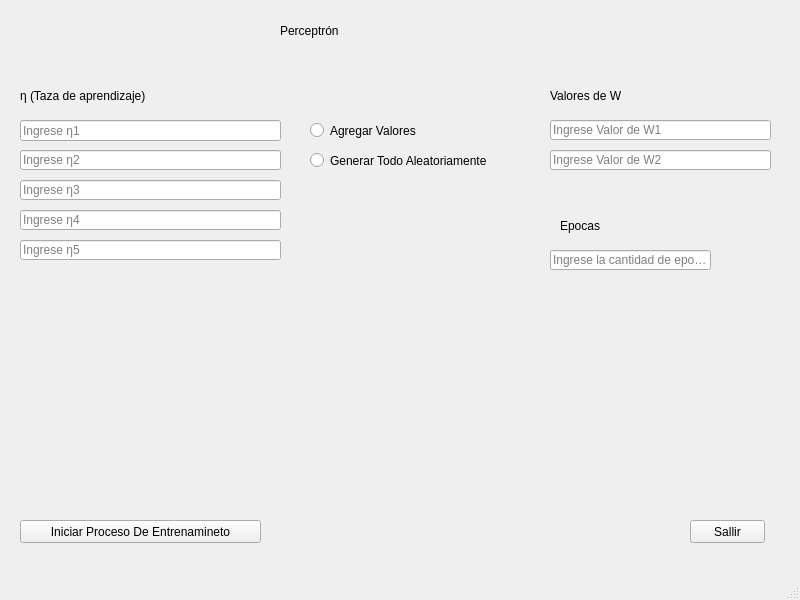
<?xml version="1.0" encoding="UTF-8"?>
<ui version="4.0">
 <class>MainWindow</class>
 <widget class="QMainWindow" name="MainWindow">
  <property name="geometry">
   <rect>
    <x>0</x>
    <y>0</y>
    <width>800</width>
    <height>600</height>
   </rect>
  </property>
  <property name="cursor">
   <cursorShape>PointingHandCursor</cursorShape>
  </property>
  <property name="windowTitle">
   <string>MainWindow</string>
  </property>
  <widget class="QWidget" name="centralwidget">
   <widget class="QLabel" name="label">
    <property name="geometry">
     <rect>
      <x>280</x>
      <y>0</y>
      <width>241</width>
      <height>61</height>
     </rect>
    </property>
    <property name="styleSheet">
     <string notr="true">font: 36pt &quot;MS Shell Dlg 2&quot;;</string>
    </property>
    <property name="text">
     <string>Perceptrón</string>
    </property>
   </widget>
   <widget class="QLabel" name="lblTazaAprendizaje">
    <property name="geometry">
     <rect>
      <x>20</x>
      <y>70</y>
      <width>261</width>
      <height>51</height>
     </rect>
    </property>
    <property name="styleSheet">
     <string notr="true">font: 18pt &quot;MS Shell Dlg 2&quot;;</string>
    </property>
    <property name="text">
     <string>η (Taza de aprendizaje)</string>
    </property>
   </widget>
   <widget class="QLineEdit" name="n1">
    <property name="geometry">
     <rect>
      <x>20</x>
      <y>120</y>
      <width>261</width>
      <height>21</height>
     </rect>
    </property>
    <property name="styleSheet">
     <string notr="true">font: 10pt &quot;MS Shell Dlg 2&quot;;</string>
    </property>
    <property name="placeholderText">
     <string>Ingrese η1</string>
    </property>
   </widget>
   <widget class="QLineEdit" name="n2">
    <property name="geometry">
     <rect>
      <x>20</x>
      <y>150</y>
      <width>261</width>
      <height>20</height>
     </rect>
    </property>
    <property name="styleSheet">
     <string notr="true">font: 10pt &quot;MS Shell Dlg 2&quot;;</string>
    </property>
    <property name="placeholderText">
     <string>Ingrese η2</string>
    </property>
   </widget>
   <widget class="QLineEdit" name="n3">
    <property name="geometry">
     <rect>
      <x>20</x>
      <y>180</y>
      <width>261</width>
      <height>20</height>
     </rect>
    </property>
    <property name="styleSheet">
     <string notr="true">font: 10pt &quot;MS Shell Dlg 2&quot;;</string>
    </property>
    <property name="placeholderText">
     <string>Ingrese η3</string>
    </property>
   </widget>
   <widget class="QLineEdit" name="n4">
    <property name="geometry">
     <rect>
      <x>20</x>
      <y>210</y>
      <width>261</width>
      <height>20</height>
     </rect>
    </property>
    <property name="styleSheet">
     <string notr="true">font: 10pt &quot;MS Shell Dlg 2&quot;;</string>
    </property>
    <property name="placeholderText">
     <string>Ingrese η4</string>
    </property>
   </widget>
   <widget class="QLineEdit" name="n5">
    <property name="geometry">
     <rect>
      <x>20</x>
      <y>240</y>
      <width>261</width>
      <height>20</height>
     </rect>
    </property>
    <property name="styleSheet">
     <string notr="true">font: 10pt &quot;MS Shell Dlg 2&quot;;</string>
    </property>
    <property name="placeholderText">
     <string>Ingrese η5</string>
    </property>
   </widget>
   <widget class="QLabel" name="lblValoresW">
    <property name="geometry">
     <rect>
      <x>550</x>
      <y>70</y>
      <width>151</width>
      <height>51</height>
     </rect>
    </property>
    <property name="styleSheet">
     <string notr="true">font: 18pt &quot;MS Shell Dlg 2&quot;;
font: 18pt &quot;MS Shell Dlg 2&quot;;</string>
    </property>
    <property name="text">
     <string>Valores de W</string>
    </property>
   </widget>
   <widget class="QLineEdit" name="w1">
    <property name="geometry">
     <rect>
      <x>550</x>
      <y>120</y>
      <width>221</width>
      <height>20</height>
     </rect>
    </property>
    <property name="styleSheet">
     <string notr="true">font: 10pt &quot;MS Shell Dlg 2&quot;;</string>
    </property>
    <property name="placeholderText">
     <string>Ingrese Valor de W1</string>
    </property>
   </widget>
   <widget class="QLineEdit" name="w2">
    <property name="geometry">
     <rect>
      <x>550</x>
      <y>150</y>
      <width>221</width>
      <height>20</height>
     </rect>
    </property>
    <property name="styleSheet">
     <string notr="true">font: 10pt &quot;MS Shell Dlg 2&quot;;</string>
    </property>
    <property name="placeholderText">
     <string>Ingrese Valor de W2</string>
    </property>
   </widget>
   <widget class="QRadioButton" name="aleatorioT">
    <property name="geometry">
     <rect>
      <x>310</x>
      <y>150</y>
      <width>231</width>
      <height>21</height>
     </rect>
    </property>
    <property name="styleSheet">
     <string notr="true">font: 11pt &quot;MS Shell Dlg 2&quot;;</string>
    </property>
    <property name="text">
     <string>Generar Todo Aleatoriamente</string>
    </property>
   </widget>
   <widget class="QRadioButton" name="definirValores">
    <property name="geometry">
     <rect>
      <x>310</x>
      <y>120</y>
      <width>161</width>
      <height>21</height>
     </rect>
    </property>
    <property name="styleSheet">
     <string notr="true">font: 11pt &quot;MS Shell Dlg 2&quot;;</string>
    </property>
    <property name="text">
     <string>Agregar Valores</string>
    </property>
   </widget>
   <widget class="QPushButton" name="btnIniciarProceso">
    <property name="geometry">
     <rect>
      <x>20</x>
      <y>520</y>
      <width>241</width>
      <height>23</height>
     </rect>
    </property>
    <property name="cursor">
     <cursorShape>PointingHandCursor</cursorShape>
    </property>
    <property name="text">
     <string>Iniciar Proceso De Entrenamineto</string>
    </property>
   </widget>
   <widget class="QPushButton" name="btnSalir">
    <property name="geometry">
     <rect>
      <x>690</x>
      <y>520</y>
      <width>75</width>
      <height>23</height>
     </rect>
    </property>
    <property name="text">
     <string>Sallir</string>
    </property>
   </widget>
   <widget class="QLabel" name="lbOpcion">
    <property name="geometry">
     <rect>
      <x>30</x>
      <y>320</y>
      <width>741</width>
      <height>101</height>
     </rect>
    </property>
    <property name="styleSheet">
     <string notr="true">font: 8pt &quot;Consolas&quot;;
font: 28pt &quot;MS Shell Dlg 2&quot;;</string>
    </property>
    <property name="text">
     <string/>
    </property>
   </widget>
   <widget class="QLabel" name="lblEpocas">
    <property name="geometry">
     <rect>
      <x>560</x>
      <y>210</y>
      <width>81</width>
      <height>31</height>
     </rect>
    </property>
    <property name="styleSheet">
     <string notr="true">font: 18pt &quot;MS Shell Dlg 2&quot;;</string>
    </property>
    <property name="text">
     <string>Epocas</string>
    </property>
   </widget>
   <widget class="QLineEdit" name="epocas">
    <property name="geometry">
     <rect>
      <x>550</x>
      <y>250</y>
      <width>161</width>
      <height>20</height>
     </rect>
    </property>
    <property name="placeholderText">
     <string>Ingrese la cantidad de epocas</string>
    </property>
   </widget>
  </widget>
  <widget class="QMenuBar" name="menubar">
   <property name="geometry">
    <rect>
     <x>0</x>
     <y>0</y>
     <width>800</width>
     <height>21</height>
    </rect>
   </property>
  </widget>
  <widget class="QStatusBar" name="statusbar"/>
 </widget>
 <resources/>
 <connections/>
</ui>
